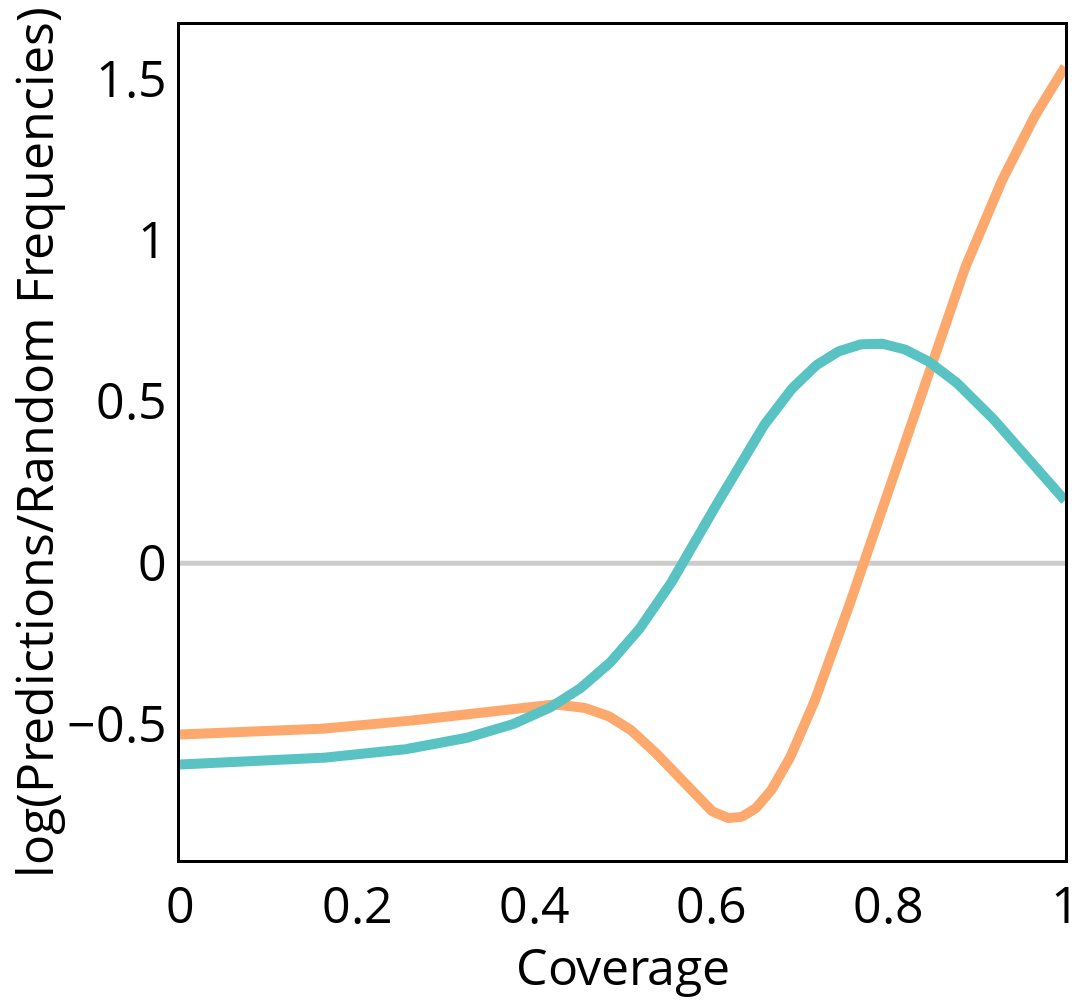

Source (notebook cell):
### Code cell
traces = []
traces.append(go.Scatter(x=np.linspace(0,1,512), 
                y=np.log(np.divide(np.array(disease_hpo_density),np.array(disease_hpo_density_random))),
                name='Disease SCA', marker_color='#FDA96D', line_width=10))
traces.append(go.Scatter(x=np.linspace(0,1,512), 
                y=np.log(np.divide(np.array(disease_conservative_hpo_density),np.array(disease_conservative_hpo_density_random))),
                name='Disease Conservative', marker_color='#59C3C3', line_width=10))

fig = go.Figure()
fig.add_traces(traces)
fig.update_layout(
    height=1000,
    width=2000,
    xaxis = dict(tickfont = dict(size=50), titlefont=dict(size=50), title_text='Coverage', showline=True, linewidth=3, linecolor='black', mirror=True, color='black'),
    yaxis = dict(tickfont = dict(size=50), titlefont=dict(size=50), title_text='log(Predictions/Random Frequencies)', title_standoff = 20, showline=True, linewidth=3, linecolor='black', mirror=True, zeroline=True, zerolinewidth=5, zerolinecolor='rgb(204,204,204)', color='black'),
    paper_bgcolor='rgba(255,255,255,1)',
    plot_bgcolor='rgba(255,255,255,0.9)',
    margin=dict(l=20, r=20, t=25, b=20),
    showlegend=False)
fig.show()

### Figure 1 — Plotly figure (JSON) as saved in the notebook; plotly's stock layout.template omitted (floating-point values rounded to 4 significant figures; data arrays with more than 128 entries replaced by an {"elided": "..."} marker saying what was removed)
{"data": [{"line": {"width": 10}, "marker": {"color": "#FDA96D"}, "name": "Disease SCA", "type": "scatter", "x": {"elided": "512 float values"}, "y": {"elided": "512 float values"}}, {"line": {"width": 10}, "marker": {"color": "#59C3C3"}, "name": "Disease Conservative", "type": "scatter", "x": {"elided": "512 float values"}, "y": {"elided": "512 float values"}}], "layout": {"height": 1000, "margin": {"b": 20, "l": 20, "r": 20, "t": 25}, "paper_bgcolor": "rgba(255,255,255,1)", "plot_bgcolor": "rgba(255,255,255,0.9)", "showlegend": false, "width": 2000, "xaxis": {"color": "black", "linecolor": "black", "linewidth": 3, "mirror": true, "showline": true, "tickfont": {"size": 50}, "title": {"font": {"size": 50}, "text": "Coverage"}}, "yaxis": {"color": "black", "linecolor": "black", "linewidth": 3, "mirror": true, "showline": true, "tickfont": {"size": 50}, "title": {"font": {"size": 50}, "standoff": 20, "text": "log(Predictions/Random Frequencies)"}, "zeroline": true, "zerolinecolor": "rgb(204,204,204)", "zerolinewidth": 5}}}
